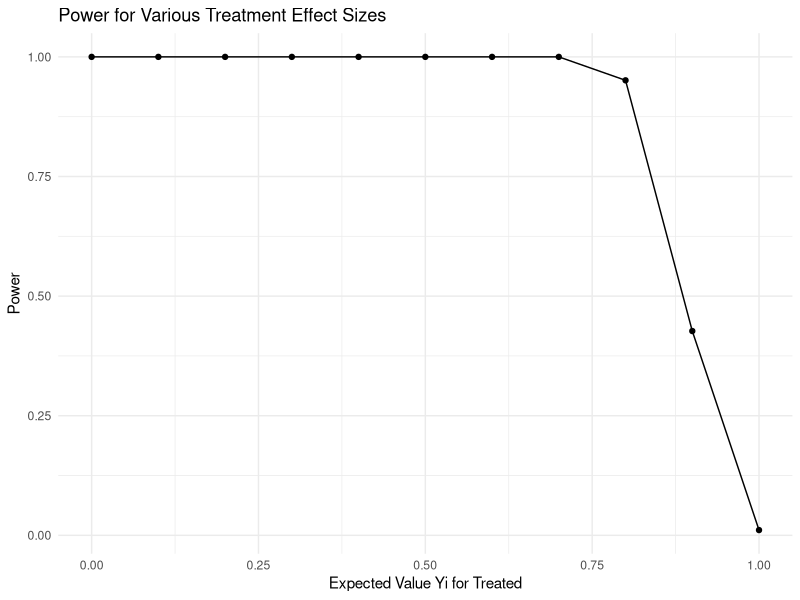
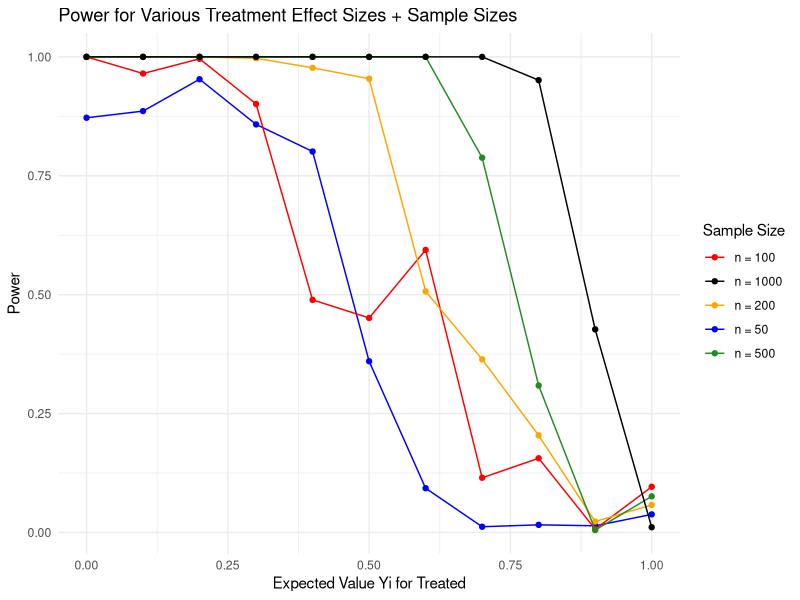
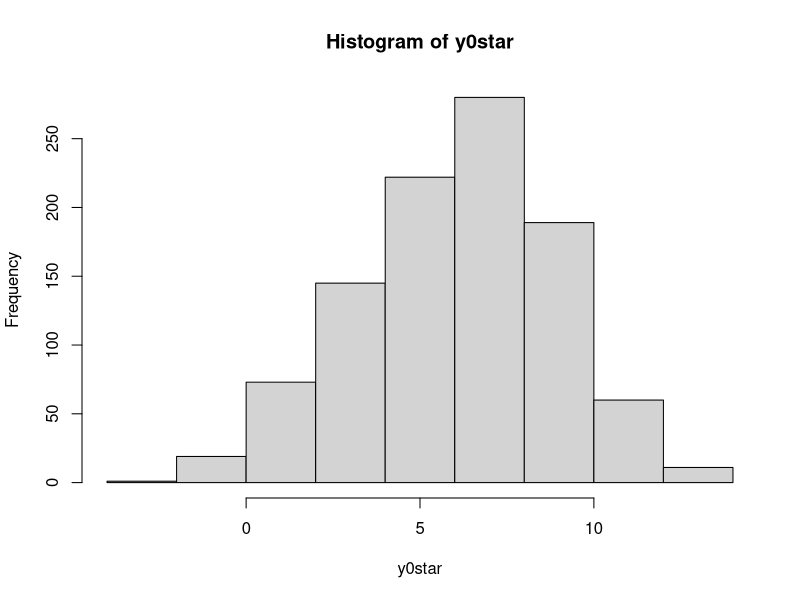

Write the R code that produced these figures, in order. (Note: this script raises an error after producing the figures.)
## ---- chunk 1
#setup
#install.packages("tidyverse")
#install.packages("Hmisc")

#open libraries
library(tidyverse)
library(Hmisc)

## ---- chunk 2

#a.
#function to randomly assign treatment (P = 0.5) given 2 vectors of 
#potential outcomes

treatFx <- function(v1, v0){
  #randomly assign treatment, 1 = treated, 0 = control
  treat <- rbinom(n = length(v1), size = 1, prob = 0.5)
  
  #create vector for obs outcomes under treatment: keep 
  #outcomes if treated, otherwise not observed
  yi1 <- ifelse(treat == 1, v1, NA)
  
  #create vector for obs outcomes under control: keep 
  #outcomes if control, otherwise not observed
  yi0 <- ifelse(treat == 0, v0, NA)
  
  #calculate ATE: mean yi1 - mean yi0
  ate <- mean(yi1, na.rm = T) - mean(yi0, na.rm = T)
  
  #standard error:sqrt(var yi1/n yi1 + var yi0/n yi0)
  se <- sqrt((var(yi1, na.rm = T)/sum(treat == 1)) +
               var(yi0, na.rm = T)/sum(treat == 0))
  
  #t statistic
  tstat <- ate/se

  
  #return p value for t statistic:
  #want two sided, so multiply by 2
  #take abs value and upper tail to keep
  #consistent behavior for treat means gt or lt control means
  return(pt(q = abs(tstat), df = length(v1) - 2, lower.tail = F)*2)
  
}

## ---- chunk 3
#1 and 2
set.seed(02139)

#outcomes under control: mean = 1, var/sd = 1
y0 <- rnorm(n = 1000, mean = 1, sd = 1)

#outcomes under treatment: mean = t = 0.2; var/sd = 1
y1 <- rnorm(n = 1000, mean = 0.2, sd = 1)

#run function
treatFx(y1, y0)


## ---- chunk 4
#b.
#repeat process 10,000 times
reps.10k.02 <- replicate(n = 10000, 
                         expr = treatFx(v1 = y1, v0 = y0),
                         simplify = "vector")

#get % p values < 0.05
sum(reps.10k.02 < 0.05) / (length(reps.10k.02)) #100% < 0.05

## ---- chunk 5
#c.
#function that does repeated simulation, which can be called by map function
#m1 = treatment effect
replicateSimFx <- function(times = 1000, size = 1000, m1){
  
  #generate treatment vector given #obs(size), and mean (m1)
  v1 <- rnorm(n = size, mean = m1, sd = 1)

  #do simulation for 'times' times, with previously generated v0 and our new v1
  res <- replicate(n = times, 
                   expr = treatFx(v0 = y0, v1 = v1), 
                   simplify = "vector")
  
  #return % of values <0.05
  return(sum(res < 0.05) / (length(res)))
  
}


#run simulation for different values of treatment group mean (0 - 1, along increases of .1), 
#1000 reps each per args in replicateSimFx
results <- purrr::map_dbl(seq(0, 1, .1), ~replicateSimFx(m1 = .x))

#plot results
as.data.frame(cbind(results, seq(0, 1, .1))) %>%
  ggplot(aes(x = V2, y = results)) +
  geom_point() +
  geom_line() +
  theme_minimal() +
  labs(x = "Expected Value Yi for Treated", y = "Power") +
  ggtitle("Power for Various Treatment Effect Sizes")


## ---- chunk 6
#d.
#add in sampling of diff sizes to previous function: sample.n = sample size, size = popl size
replicateSimFx2 <- function(times = 1000, size = 1000, m1, sample.n){
  
  #generate treatment vector given #obs(size), and mean (m1)
  v1 <- rnorm(n = size, mean = m1, sd = 1)
  
  #generate random sample of size sample.n
  v1.samp <- sample(v1, size = sample.n, replace = FALSE)
 

  #do simulation for 'times' times, with previously generated v0 and our new v1.samp
  res <- replicate(n = times, 
                   expr = treatFx(v0 = y0, v1 = v1.samp), 
                   simplify = "vector")
  
  #return % of values <0.05
  return(sum(res < 0.05) / (length(res)))
  
}


#replicate with sample size 50, various effect sizes 0-1
results.50 <- purrr::map_dbl(seq(0, 1, .1), ~replicateSimFx2(m1 = .x, sample.n = 50))

#draw random sample of 100 and repeat
results.100 <- purrr::map_dbl(seq(0, 1, .1), ~replicateSimFx2(m1 = .x, sample.n = 100))

#draw random sample of 200 and repeat
results.200 <- purrr::map_dbl(seq(0, 1, .1), ~replicateSimFx2(m1 = .x, sample.n = 200))

#draw random sample of 500 and repeat
results.500 <- purrr::map_dbl(seq(0, 1, .1), ~replicateSimFx2(m1 = .x, sample.n = 500))

#add these lines to graph
as.data.frame(cbind(results, 
                    results.50,
                    results.100,
                    results.200,
                    results.500,
                    seq(0, 1, .1))) %>%
  ggplot(aes(x = V6)) +
  #sample size 50
  geom_point(aes(y = results.50, color = "50")) + geom_line(aes(y = results.50, color = "50")) + 
  #sample size 100
  geom_point(aes(y = results.100, color = "100")) + geom_line(aes(y = results.100, color = "100")) +
  #sample size 200
  geom_point(aes(y = results.200, color = "200")) + geom_line(aes(y = results.200, color = "200")) +
  #sample size 500
  geom_point(aes(y = results.500, color = "500")) + geom_line(aes(y = results.500, color = "500")) +
  #sample size 1000
  geom_point(aes(y = results, color = "1000")) + geom_line(aes(y = results, color = "1000")) +
  theme_minimal() +
  labs(x = "Expected Value Yi for Treated", y = "Power") +
  ggtitle("Power for Various Treatment Effect Sizes + Sample Sizes") +
  #add color legend
  scale_color_manual(labels = paste0("n = ", c(100, 1000, 200, 50, 500)),
                     values = c("red", "black", "orange", "blue", "forestgreen"),
                     name = "Sample Size")





## ---- chunk 7
#reset the seed
set.seed(02139)

#generate vector of cluster memberships
jij <- rep(c(1:50), each = 20)

#draw group level means for each cluster
jij.mu <- runif(n = 50, min = 0, max = 10)

#data frame of cluster num + cluster mean
clusterInfo <- as.data.frame(cbind(c(1:50), jij.mu))

#observation frame to match to clusterInfo
obs.frame <- as.data.frame(cbind(jij)) #1:1000 is individual obs number

#now assign each individual observation its cluster mean
matched <- clusterInfo %>% right_join(obs.frame, by = c("V1" = "jij"))

#add individual error term
jij.error <- rnorm(n = 1000, mean = 0, sd = 1)

#generate thecorrelated error terms as group mean + individual error
group.corr.error <- matched$jij.mu + jij.error

#add to old y0 vector and call y*0
y0star <- y0 + group.corr.error
hist(y0star)


## ---- chunk 8
#b.
#modify function from pt 1 to sample by cluster

treatFxClus <- function(v1, v0, cluster){
  
  #######################################
  # Assign Treatment
  ######################################
  
  #randomly assign treatment by cluster, 1 = treated, 0 = control
  #where 1/2 clusters are treated
  treat <- sample(x = unique(cluster), size = length(unique(cluster))/2, replace = FALSE)
  
  #make a data frame of outcomes and their respective clusters
  df <- as.data.frame(cbind(v1,v0,cluster))
  
  #if cluster was sampled, treated, else control
  df <- df %>%
    mutate(treat = ifelse(cluster %in% treat, 1, 0)) %>%
    #create one observed outcome vec
    mutate(obs = ifelse(treat == 1, v1, v0))
  
  #get cluster group means
  df <- df %>%
    group_by(cluster) %>%
    mutate(groupMean = mean(obs, na.rm = T)) %>%
    ungroup()

  ##########################################
   # Get ATE
   ########################################
   
   #get means of treated/control
  treat.mean <- df %>%
    filter(treat == 1) %>%
    summarise(mean = mean(obs, na.rm = T))
  
  control.mean <- df %>%
    filter(treat == 0) %>%
    summarise(mean = mean(obs, na.rm = T))
  
  #ate:
  ate <- treat.mean$mean - control.mean$mean

  #get variances of treated/control
  treat.var <- df %>%
    filter(treat == 1) %>%
    summarise(var = var(obs, na.rm = T))
  
  control.var <- df %>%
    filter(treat == 0) %>%
    summarise(var = var(obs, na.rm = T))
  
  ##########################################################
  # Get Components of ICC                               
  #########################################################
   
  #global means by treatment
  global.mean.treat <- treat.mean$mean
  global.mean.control <- control.mean$mean
   
  #get btwn sum squares: sum of squared deviations of groupMeans from global mean
  tot.ss.treat <- sum(20*(df[df$treat == 1, "groupMean"] - global.mean.treat)^2)
  tot.ss.cont <- sum(20*(df[df$treat == 0, "groupMean"] - global.mean.control)^2)
  
  cluster.mss <- (tot.ss.treat + tot.ss.cont)/(unique(cluster)-2)
  
  #get within cluster variance 
  between.var <- sum(((df$groupMean - global.mean)^2))
  
  #get ICC
  icc <- between.var/tot.var
  
  #get design effect correction to multiply se to
  design.correction <- 1 + ((20 - 1)*icc)
  
  
  #get p value and perform hypothesis test
  test.res <-
    Hmisc::t.test.cluster(y = df$obs,
                          cluster = df$cluster,
                          group =  df$treat)
  
  
  mod <- lm(obs ~ treat, data = df)
  se <- sqrt(diag(sandwich::vcovCL(mod, cluster = df$cluster)))
  se2 <- sqrt(diag(sandwich::vcovHC(mod, type = "HC1")))
  
  
  #return p value
  return(list(test.res, summary(mod), se, se2, icc, design.correction))

}

## ---- chunk 9
#generate potential outcomes under treatment

#create random treatment effect (mean = tau)
treat.error <- rnorm(n = 1000, mean = 0.2, sd = 1)

y1star <- matched$jij.mu + treat.error

#Run function
treatFxClus(v1 = y1star, v0 = y0star, cluster = matched$V1)


## ---- chunk 10
#c. replicate 1000 times for different values of tau 
#create another function that runs results 1000 times each
repCluster1000 <- function(tau, times = 1000){
  
  #create random treatment effect (mean = tau)
  treat.error <- rnorm(n = 1000, mean = 0.2, sd = 1)

  y1star <- matched$jij.mu + treat.error
  
  #do simulation for 1000 times
  res <- replicate(n = times, 
                   expr = treatFxClus(v0 = y0star, v1 = y1star, cluster = matched$V1),
                   simplify = "vector")
  
  #return % of values <0.05
  print(sum(res < 0.05) / (length(res)))
  return(sum(res < 0.05) / (length(res)))
  
}


#run 1000 times at different values of tau
clus.results <- purrr::map_dbl(seq(0, 1, .1), ~repCluster1000(tau = .x, times = 1000))

#add these to the plot of results of 1c.

#plot results
as.data.frame(cbind(results, clus.results, seq(0, 1, .1))) %>%
  ggplot(aes(x = V3)) +
  geom_point(aes(y = results, color = "black")) +
  geom_line(aes(y = results, color = "black")) +
  geom_point(aes(y = clus.results, color = "blue")) +
  geom_line(aes(y = clus.results, color = "blue")) +
  theme_minimal() +
  labs(x = "Expected Value Yi for Treated", y = "Power") +
  ggtitle("Power for Various Treatment Effect Sizes") +
  scale_color_manual(values = c("black", "blue"), labels = c("standard","cluster"))
